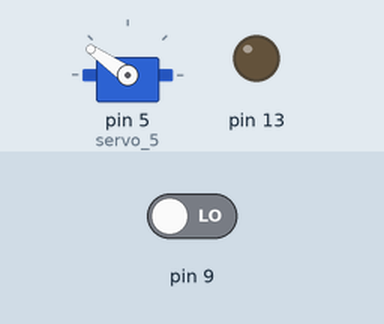
Recording of a sketch running on a simulated Arduino Uno, built with avr-gcc and run on an emulated ATmega328P. On the bench: servo, output pins drawn as LEDs (lit = HIGH). The test bench sets the inputs (shaded band); at power-on: pin 9 LOW.

Above: at 1.2 s.
1.3 s: pin 9 driven HIGH
At 1.54 s:
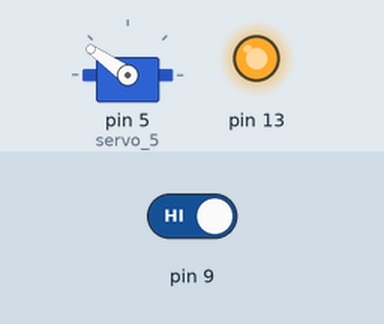
At 2.8 s:
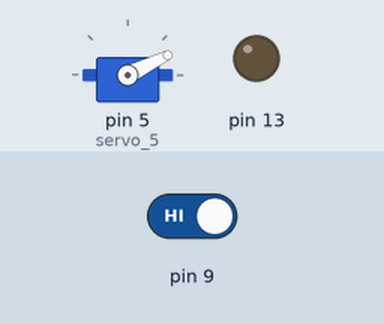
4.3 s: pin 9 driven LOW
At 7.3 s:
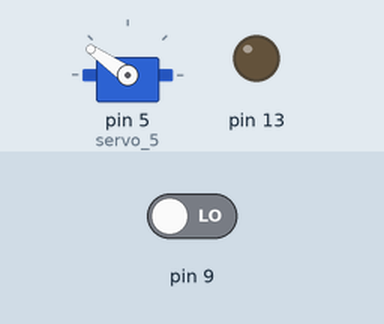
Timing chart, 0 to 8.8 s (numbered marks = the images above; inputs shaded):
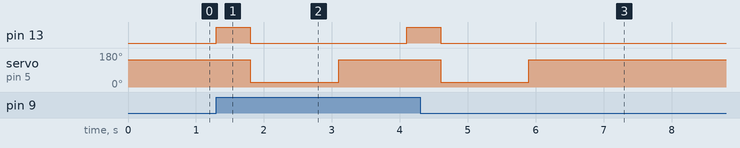

The sketch:

FU01.ino
```cpp
#include <Arduino.h>
#include <Wire.h>
#include <SoftwareSerial.h>

#include <Servo.h>

double angle_rad = PI/180.0;
double angle_deg = 180.0/PI;
Servo servo_5;


void setup(){

    pinMode(9,OUTPUT);
    pinMode(9,INPUT);
    pinMode(13,OUTPUT);
    servo_5.attach(5); // init pin
}

void loop(){

    digitalWrite(9,0);
    if(((digitalRead(9))==(1))){
        digitalWrite(13,1);
        _delay(0.5);
        digitalWrite(13,0);
        for(int __i__=0;__i__<1;++__i__)
        {
            servo_5.write(26); // write to servo
            _delay(1.3);
            servo_5.write(145); // write to servo
            _delay(1);
        }
    }else{
        digitalWrite(13,0);
        servo_5.write(145); // write to servo
    }

    _loop();
}

void _delay(float seconds){
    long endTime = millis() + seconds * 1000;
    while(millis() < endTime)_loop();
}

void _loop(){

}
```

Measured:
- after the input at 1.3 s, pin 13: LOW → HIGH at once, → LOW 0.50 s later, → HIGH 2.3 s later; servo on pin 5 (servo_5): 145° → 26° after 0.50 s, → 145° 1.3 s later
- after the input at 4.3 s, pin 13: goes on until 4.6 s, then stays LOW; servo on pin 5 (servo_5): goes on until 5.9 s, then stays 145°
